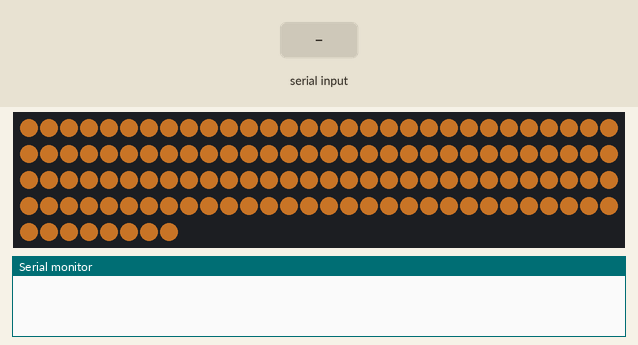
Recording of a sketch running on a simulated ESP32. On the bench: 128 RGB LEDs in strip order, left to right, continuing on the next row, the last lines printed to the serial monitor. The inputs (shaded band) are chosen by the test bench. Dim RGB values are drawn brighter than linear.

Above: at 1.9 s.
2.0 s: "off" received over Serial
At 4.7 s:
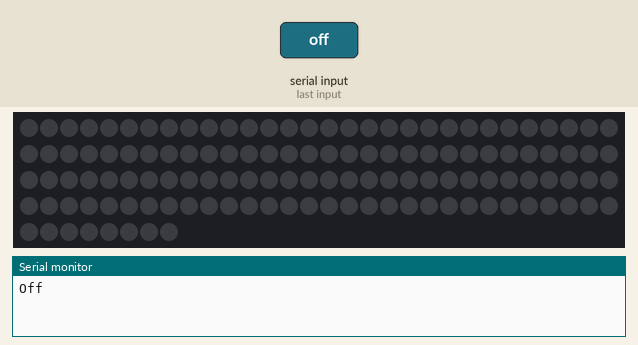
5.0 s: "#90\n" received over Serial
At 7.7 s:
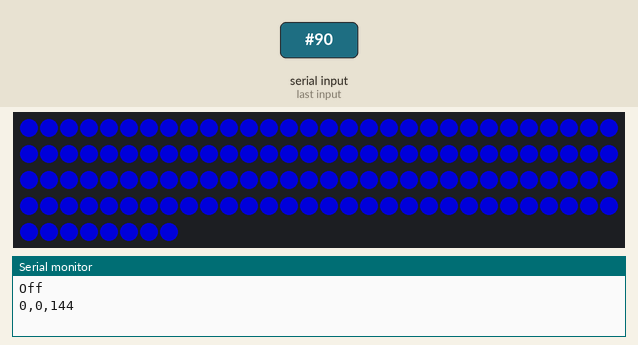
8.0 s: "pedestal" received over Serial
At 10.3 s:
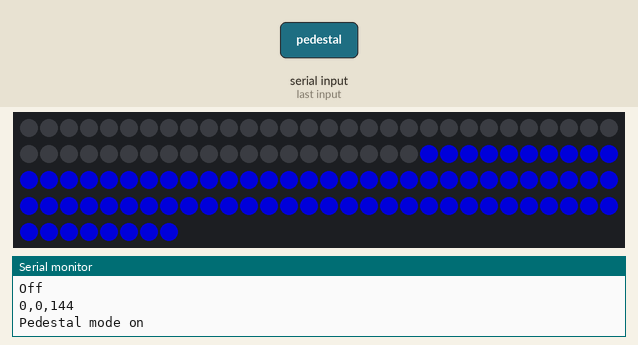
10.6 s: "default" received over Serial
At 13.2 s:
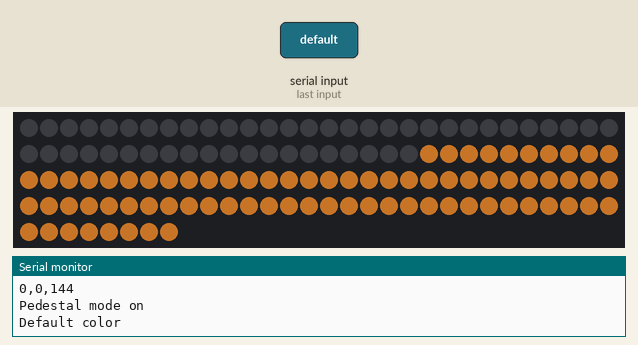
13.6 s: "#" received over Serial
At 15.0 s:
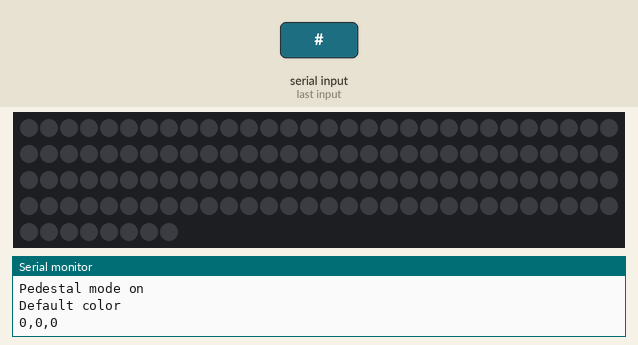
16.1 s: "notpedestal" received over Serial
At 17.28 s:
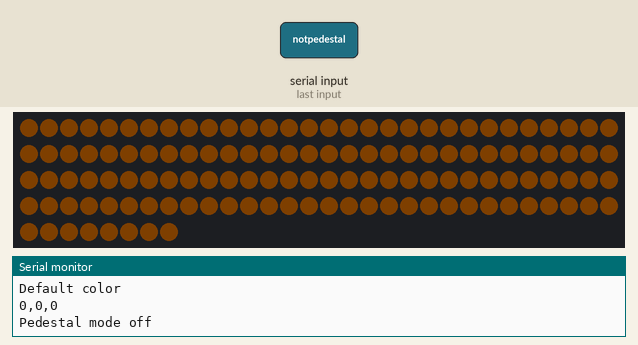
Timing chart, 0 to 19.1 s (numbered marks = the images above; inputs shaded):
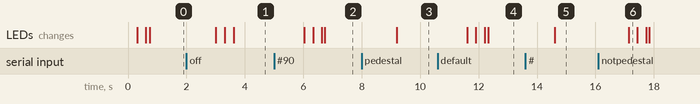

The sketch:

Touchless_LED_2.ino
```cpp
/*----------------------------------------------------------------------

Lighting control for the Ideum touchless module.

Set PIXEL_COUNT to the total number of pixels to control.
Set NUMPIXELS_INTERNAL to the number of pixels to turn off in pedestal mode.
Set DEFAULT_COLOR to the color it should show at startup.

Usage: Send strings to the serial port:
"off" - turns all pixels off with a wipe
"default" - fades all pixels to default color
"#rrggbb" - fades all pixels to RGB color in hex format
"pedestal" - pedestal mode on, turns off first NUMPIXELS_INTERNAL pixels
"notpedestal" - pedestal mode off
"brightness" - sets the max brightness of the strip

-----------------------------------------------------------------------*/

#include <Adafruit_NeoPixel.h>
#ifdef __AVR__
 #include <avr/power.h> // Required for 16 MHz Adafruit Trinket
#endif

#define PIXEL_PIN    4  // Digital IO pin connected to the NeoPixels.
#define PIXEL_COUNT 128  // Total pixels
#define NUMPIXELS_INTERNAL 50 // Number of pixels inside the module
#define DEFAULT_COLOR 100,59,20 //r,g,b decimal - startup color

// Declare our NeoPixel strip object:
Adafruit_NeoPixel strip(PIXEL_COUNT, PIXEL_PIN, NEO_GRB + NEO_KHZ800);
// Argument 1 = Number of pixels in NeoPixel strip
// Argument 2 = Arduino pin number (most are valid)
// Argument 3 = Pixel type flags, add together as needed:
//   NEO_KHZ800  800 KHz bitstream (most NeoPixel products w/WS2812 LEDs)
//   NEO_KHZ400  400 KHz (classic 'v1' (not v2) FLORA pixels, WS2811 drivers)
//   NEO_GRB     Pixels are wired for GRB bitstream (most NeoPixel products)
//   NEO_RGB     Pixels are wired for RGB bitstream (v1 FLORA pixels, not v2)
//   NEO_RGBW    Pixels are wired for RGBW bitstream (NeoPixel RGBW products)

bool pedestal;
uint8_t maxBrightness = 255;

void setup() {
  Serial.begin(9600);
  pedestal = false;
  strip.begin(); // Initialize NeoPixel strip object (REQUIRED)
  strip.show();  // Initialize all pixels to 'off'
  colorFade(strip.Color(DEFAULT_COLOR), 10, pedestal);
}

void loop() {
  // check for incoming serial data:
  while (Serial.available() > 0) {
    // read incoming serial data:
    String inString = Serial.readString();
    if (inString.startsWith("#"))
    {
      // Reads hex color such as #ff0000 for 100% red
      long long number = strtoll( &inString.begin()[1], NULL, 16);
      // Split them up into r, g, b values
      long long r = number >> 16;
      Serial.printf("%d,",r);
      long long g = number >> 8 & 0xFF;
      Serial.printf("%d,",g);
      long long b = number & 0xFF;
      Serial.printf("%d\n",b);
      colorFade(strip.Color(r,g,b),10,pedestal);
    }
    else if (inString.startsWith("pedestal")) {
        pedestal = true;
        Serial.println("Pedestal mode on");
        for(int i=0; i<NUMPIXELS_INTERNAL; i++)
        {
          strip.setPixelColor(i, strip.Color(0,0,0));
          strip.show();
        }
    }
    else if (inString.startsWith("notpedestal")) {
        pedestal = false;
        Serial.println("Pedestal mode off");
        colorFade(strip.Color(DEFAULT_COLOR), 10, pedestal);
    }
    else if (inString.startsWith("off")) {
        Serial.println("Off");
        colorWipe(strip.Color(0,0,0), 1, false);    // all off
    }
    else if (inString.startsWith("default")) {
        Serial.println("Default color");
        maxBrightness = 255;
        colorFade(strip.Color(DEFAULT_COLOR), 10, pedestal);
    }
    else if (inString.startsWith("brightness"))
    {
      String s = inString.substring(11);
      maxBrightness = s.toInt();
      //strip.setBrightness(maxBrightness);
      //strip.show();
      Serial.print("Brightness: "+ s);
    }
    else {
      Serial.println("No comprendo");
    }
  }
}

// Fades all pixels from black to the specified color
void colorFade(uint32_t color, int t, bool pedestal)
{
  for (int fadeValue = 0 ; fadeValue <= maxBrightness; fadeValue += 5)
  {
    if (pedestal) {
      //Blank out the internal LEDs if it's on the pedestal
      for(int i=0; i<strip.numPixels(); i++)
      {
        if (i<NUMPIXELS_INTERNAL) strip.setPixelColor(i, strip.Color(0,0,0));
        else strip.setPixelColor(i, color);
      }
    }
    else {
        for(int i=0; i<strip.numPixels(); i++)
        {
          strip.setPixelColor(i, color);
        }
    }
    strip.setBrightness(fadeValue);
    strip.show();
    delay(t);
  }
}

// Fill strip pixels one after another with a color. Strip is NOT cleared
// first; anything there will be covered pixel by pixel. Pass in color
// (as a single 'packed' 32-bit value, which you can get by calling
// strip.Color(red, green, blue) as shown in the loop() function above),
// and a delay time (in milliseconds) between pixels.
void colorWipe(uint32_t color, int wait, bool pedestal)
{
  for(int i=0; i<strip.numPixels(); i++)
  {
    if (pedestal && i<NUMPIXELS_INTERNAL) strip.setPixelColor(i, 0);
    else  strip.setPixelColor(i, color);
    strip.show();
    delay(wait);
  }
}
```

Measured:
- after the input at 2.0 s, the LEDs: first change after 1.0 s (image 1 shows a later state)
- after the input at 5.0 s, the LEDs: first change after 1.0 s (image 2 shows a later state)
- after the input at 8.0 s, the LEDs: change after 1.2 s (image 3)
- after the input at 10.6 s, the LEDs: first change after 1.0 s (image 4 shows a later state)
- after the input at 13.6 s, the LEDs: change after 1.0 s (image 5)
- after the input at 16.1 s, the LEDs: change after 1.0 s (image 6)
